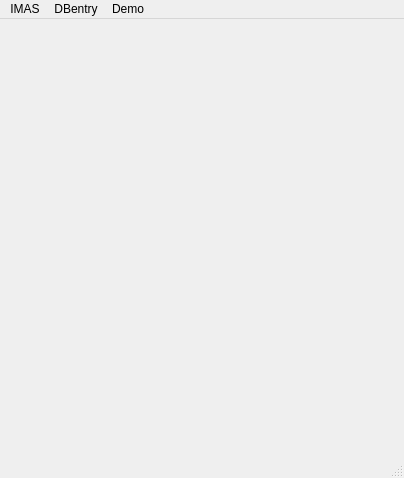
<?xml version="1.0" encoding="UTF-8"?>
<ui version="4.0">
 <class>MainWindow</class>
 <widget class="QMainWindow" name="MainWindow">
  <property name="geometry">
   <rect>
    <x>0</x>
    <y>0</y>
    <width>404</width>
    <height>478</height>
   </rect>
  </property>
  <property name="windowTitle">
   <string>MainWindow</string>
  </property>
  <widget class="QWidget" name="centralwidget">
   <layout class="QGridLayout" name="gridLayout">
    <item row="0" column="0">
     <widget class="IMASDB" name="imasdb">
      <property name="toolTip">
       <string>Opens or creates IMAS database and sends/receives QObject IDSs (get/put)</string>
      </property>
      <property name="whatsThis">
       <string>This actor is part of PDS-WF workflow</string>
      </property>
      <property name="uri" stdset="0">
       <string>imas:mdsplus?user=public;pulse=123347;run=1;database=ITER;version=4</string>
      </property>
      <property name="pulse" stdset="0">
       <string>(123347, 1, 0, 'public', 'ITER', 12, '4')</string>
      </property>
      <property name="title" stdset="0">
       <string notr="true" comment="Text for widget title." extracomment="Add this to widget title">IMAS DB</string>
      </property>
      <property name="button" stdset="0">
       <string notr="true" comment="Title for Start button" extracomment="Add this to button">Read IMAS DB</string>
      </property>
      <property name="start_counter" stdset="0">
       <bool>false</bool>
      </property>
      <property name="show_pulse" stdset="0">
       <bool>true</bool>
      </property>
      <property name="show_uri" stdset="0">
       <bool>true</bool>
      </property>
      <property name="show_log" stdset="0">
       <bool>true</bool>
      </property>
      <property name="show_button" stdset="0">
       <bool>true</bool>
      </property>
      <property name="show_title" stdset="0">
       <bool>true</bool>
      </property>
      <property name="show_enable" stdset="0">
       <bool>false</bool>
      </property>
     </widget>
    </item>
    <item row="0" column="1">
     <widget class="IMASDB" name="imasdb_2">
      <property name="toolTip">
       <string>Opens or creates IMAS database and sends/receives QObject IDSs (get/put)</string>
      </property>
      <property name="whatsThis">
       <string>This actor is part of PDS-WF workflow</string>
      </property>
      <property name="uri" stdset="0">
       <string>imas:hdf5?user=$USER;pulse=123347;run=4;database=ITER;version=4</string>
      </property>
      <property name="pulse" stdset="0">
       <string>(123347, 4, 0, '$USER', 'ITER', 13, '4')</string>
      </property>
      <property name="title" stdset="0">
       <string notr="true" comment="Text for widget title." extracomment="Add this to widget title">IMAS Put</string>
      </property>
      <property name="button" stdset="0">
       <string notr="true" comment="Title for Start button" extracomment="Add this to button">Read IMAS DB</string>
      </property>
      <property name="start_counter" stdset="0">
       <bool>true</bool>
      </property>
      <property name="show_pulse" stdset="0">
       <bool>true</bool>
      </property>
      <property name="show_uri" stdset="0">
       <bool>true</bool>
      </property>
      <property name="show_log" stdset="0">
       <bool>true</bool>
      </property>
      <property name="show_button" stdset="0">
       <bool>false</bool>
      </property>
      <property name="show_title" stdset="0">
       <bool>true</bool>
      </property>
      <property name="show_enable" stdset="0">
       <bool>true</bool>
      </property>
     </widget>
    </item>
   </layout>
  </widget>
  <widget class="QMenuBar" name="menubar">
   <property name="geometry">
    <rect>
     <x>0</x>
     <y>0</y>
     <width>404</width>
     <height>19</height>
    </rect>
   </property>
   <widget class="QMenu" name="menuPulse">
    <property name="title">
     <string>IMAS</string>
    </property>
    <addaction name="actionLoad"/>
    <addaction name="actionSave"/>
    <addaction name="actionExit"/>
   </widget>
   <widget class="QMenu" name="menuDesign">
    <property name="title">
     <string>DBentry</string>
    </property>
   </widget>
   <widget class="QMenu" name="menuSimulator">
    <property name="title">
     <string>Demo</string>
    </property>
   </widget>
   <addaction name="menuPulse"/>
   <addaction name="menuDesign"/>
   <addaction name="menuSimulator"/>
  </widget>
  <widget class="QStatusBar" name="statusbar"/>
  <action name="actionLoad">
   <property name="text">
    <string>Load</string>
   </property>
  </action>
  <action name="actionSave">
   <property name="text">
    <string>Save</string>
   </property>
  </action>
  <action name="actionExit">
   <property name="text">
    <string>Exit</string>
   </property>
   <property name="shortcut">
    <string>Esc</string>
   </property>
  </action>
 </widget>
 <customwidgets>
  <customwidget>
   <class>IMASDB</class>
   <extends>QWidget</extends>
   <header>imasdb</header>
  </customwidget>
 </customwidgets>
 <resources/>
 <connections>
  <connection>
   <sender>actionExit</sender>
   <signal>triggered()</signal>
   <receiver>MainWindow</receiver>
   <slot>close()</slot>
   <hints>
    <hint type="sourcelabel">
     <x>-1</x>
     <y>-1</y>
    </hint>
    <hint type="destinationlabel">
     <x>282</x>
     <y>129</y>
    </hint>
   </hints>
  </connection>
  <connection>
   <sender>imasdb</sender>
   <signal>summary(PyObject)</signal>
   <receiver>imasdb_2</receiver>
   <slot>put(PyObject)</slot>
   <hints>
    <hint type="sourcelabel">
     <x>166</x>
     <y>101</y>
    </hint>
    <hint type="destinationlabel">
     <x>255</x>
     <y>100</y>
    </hint>
   </hints>
  </connection>
  <connection>
   <sender>imasdb</sender>
   <signal>dataset_description(PyObject)</signal>
   <receiver>imasdb_2</receiver>
   <slot>put(PyObject)</slot>
   <hints>
    <hint type="sourcelabel">
     <x>117</x>
     <y>161</y>
    </hint>
    <hint type="destinationlabel">
     <x>256</x>
     <y>163</y>
    </hint>
   </hints>
  </connection>
  <connection>
   <sender>imasdb</sender>
   <signal>finished()</signal>
   <receiver>imasdb_2</receiver>
   <slot>closedb()</slot>
   <hints>
    <hint type="sourcelabel">
     <x>198</x>
     <y>99</y>
    </hint>
    <hint type="destinationlabel">
     <x>278</x>
     <y>78</y>
    </hint>
   </hints>
  </connection>
  <connection>
   <sender>imasdb</sender>
   <signal>edge_profiles(PyObject)</signal>
   <receiver>imasdb_2</receiver>
   <slot>put(PyObject)</slot>
   <hints>
    <hint type="sourcelabel">
     <x>132</x>
     <y>279</y>
    </hint>
    <hint type="destinationlabel">
     <x>238</x>
     <y>279</y>
    </hint>
   </hints>
  </connection>
 </connections>
</ui>
